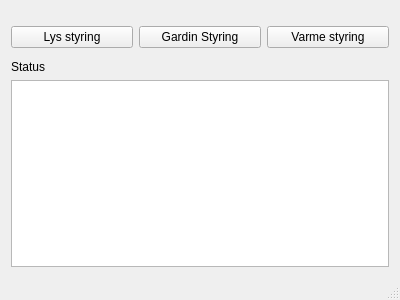
<?xml version="1.0" encoding="UTF-8"?>
<ui version="4.0">
 <class>MainWindow</class>
 <widget class="QMainWindow" name="MainWindow">
  <property name="geometry">
   <rect>
    <x>0</x>
    <y>0</y>
    <width>400</width>
    <height>300</height>
   </rect>
  </property>
  <property name="windowTitle">
   <string>MainWindow</string>
  </property>
  <widget class="QWidget" name="centralWidget">
   <layout class="QGridLayout" name="gridLayout">
    <item row="2" column="0">
     <spacer name="verticalSpacer">
      <property name="orientation">
       <enum>Qt::Vertical</enum>
      </property>
      <property name="sizeType">
       <enum>QSizePolicy::Maximum</enum>
      </property>
      <property name="sizeHint" stdset="0">
       <size>
        <width>10</width>
        <height>10</height>
       </size>
      </property>
     </spacer>
    </item>
    <item row="3" column="0">
     <widget class="QLabel" name="statuslabel">
      <property name="text">
       <string>Status</string>
      </property>
     </widget>
    </item>
    <item row="4" column="0">
     <widget class="QTextBrowser" name="textBrowser">
      <property name="sizePolicy">
       <sizepolicy hsizetype="Expanding" vsizetype="Expanding">
        <horstretch>0</horstretch>
        <verstretch>0</verstretch>
       </sizepolicy>
      </property>
      <property name="html">
       <string>&lt;!DOCTYPE HTML PUBLIC &quot;-//W3C//DTD HTML 4.0//EN&quot; &quot;http://www.w3.org/TR/REC-html40/strict.dtd&quot;&gt;
&lt;html&gt;&lt;head&gt;&lt;meta name=&quot;qrichtext&quot; content=&quot;1&quot; /&gt;&lt;style type=&quot;text/css&quot;&gt;
p, li { white-space: pre-wrap; }
&lt;/style&gt;&lt;/head&gt;&lt;body style=&quot; font-family:'Sans Serif'; font-size:9pt; font-weight:400; font-style:normal;&quot;&gt;
&lt;p style=&quot;-qt-paragraph-type:empty; margin-top:0px; margin-bottom:0px; margin-left:0px; margin-right:0px; -qt-block-indent:0; text-indent:0px;&quot;&gt;&lt;br /&gt;&lt;/p&gt;&lt;/body&gt;&lt;/html&gt;</string>
      </property>
     </widget>
    </item>
    <item row="1" column="0">
     <layout class="QHBoxLayout" name="horizontalLayout">
      <item>
       <widget class="QPushButton" name="lysButton">
        <property name="sizePolicy">
         <sizepolicy hsizetype="Expanding" vsizetype="Expanding">
          <horstretch>33</horstretch>
          <verstretch>33</verstretch>
         </sizepolicy>
        </property>
        <property name="minimumSize">
         <size>
          <width>100</width>
          <height>0</height>
         </size>
        </property>
        <property name="maximumSize">
         <size>
          <width>200</width>
          <height>60</height>
         </size>
        </property>
        <property name="text">
         <string>Lys styring</string>
        </property>
        <property name="iconSize">
         <size>
          <width>16</width>
          <height>27</height>
         </size>
        </property>
        <property name="checkable">
         <bool>false</bool>
        </property>
       </widget>
      </item>
      <item>
       <widget class="QPushButton" name="gardinButton">
        <property name="sizePolicy">
         <sizepolicy hsizetype="Expanding" vsizetype="Expanding">
          <horstretch>33</horstretch>
          <verstretch>33</verstretch>
         </sizepolicy>
        </property>
        <property name="minimumSize">
         <size>
          <width>100</width>
          <height>0</height>
         </size>
        </property>
        <property name="maximumSize">
         <size>
          <width>200</width>
          <height>60</height>
         </size>
        </property>
        <property name="text">
         <string>Gardin Styring</string>
        </property>
        <property name="iconSize">
         <size>
          <width>16</width>
          <height>27</height>
         </size>
        </property>
       </widget>
      </item>
      <item>
       <widget class="QPushButton" name="varmeButton">
        <property name="sizePolicy">
         <sizepolicy hsizetype="Maximum" vsizetype="Expanding">
          <horstretch>33</horstretch>
          <verstretch>33</verstretch>
         </sizepolicy>
        </property>
        <property name="minimumSize">
         <size>
          <width>100</width>
          <height>0</height>
         </size>
        </property>
        <property name="maximumSize">
         <size>
          <width>200</width>
          <height>60</height>
         </size>
        </property>
        <property name="text">
         <string>Varme styring</string>
        </property>
        <property name="iconSize">
         <size>
          <width>16</width>
          <height>27</height>
         </size>
        </property>
       </widget>
      </item>
     </layout>
    </item>
    <item row="0" column="0">
     <spacer name="verticalSpacer_2">
      <property name="orientation">
       <enum>Qt::Vertical</enum>
      </property>
      <property name="sizeType">
       <enum>QSizePolicy::Maximum</enum>
      </property>
      <property name="sizeHint" stdset="0">
       <size>
        <width>10</width>
        <height>20</height>
       </size>
      </property>
     </spacer>
    </item>
   </layout>
  </widget>
  <widget class="QStatusBar" name="statusBar"/>
 </widget>
 <layoutdefault spacing="6" margin="11"/>
 <resources/>
 <connections/>
</ui>
